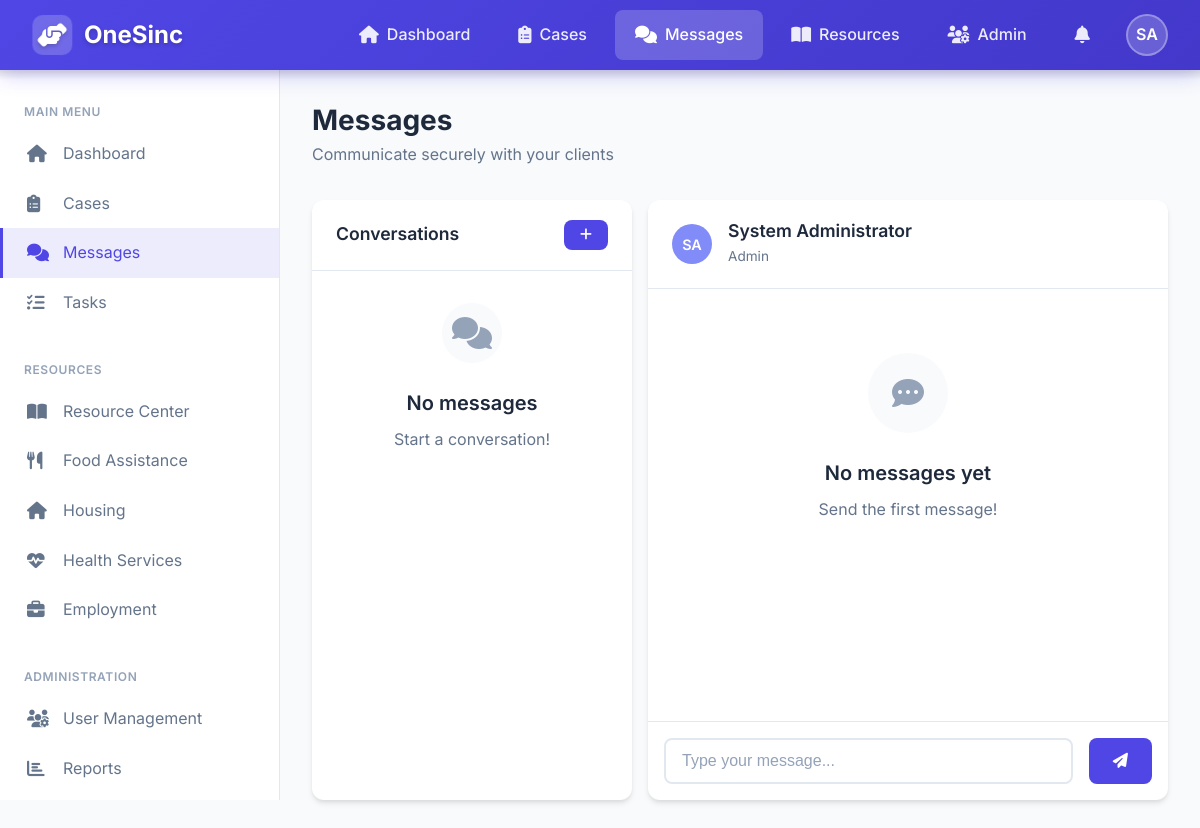
The app's page /messages.php?to=1 (signed in) with its own data.
### tables this page shows
CREATE TABLE IF NOT EXISTS users (
    id INT PRIMARY KEY AUTO_INCREMENT,
    email VARCHAR(255) UNIQUE NOT NULL,
    password_hash VARCHAR(255) NOT NULL,
    first_name VARCHAR(100) NOT NULL,
    last_name VARCHAR(100) NOT NULL,
    phone VARCHAR(20),
    role ENUM('client', 'helper', 'admin') DEFAULT 'client',
    profile_image VARCHAR(255),
    language_preference VARCHAR(10) DEFAULT 'en',
    accessibility_settings JSON,
    is_active BOOLEAN DEFAULT TRUE,
    email_verified BOOLEAN DEFAULT FALSE,
    created_at TIMESTAMP DEFAULT CURRENT_TIMESTAMP,
    updated_at TIMESTAMP DEFAULT CURRENT_TIMESTAMP ON UPDATE CURRENT_TIMESTAMP,
    last_login TIMESTAMP NULL
);

### includes/functions.php (called while the page is built, shortened)
<?php
function getCurrentUserRole() {
    return $_SESSION['user_role'] ?? null;
}
function getInitials($user) {
    $first = !empty($user['first_name']) ? substr($user['first_name'], 0, 1) : '';
    $last = !empty($user['last_name']) ? substr($user['last_name'], 0, 1) : '';
    $initials = strtoupper($first . $last);
    return $initials ?: '?';
}
function splitFullName($fullName) {
    $parts = explode(' ', trim($fullName));
    return [
        'first_name' => $parts[0] ?? '',
        'last_name' => isset($parts[1]) ? implode(' ', array_slice($parts, 1)) : ''
    ];
}

### config/database.php (called while the page is built, shortened)
<?php
function getDBConnection() {
    static $pdo = null;
    if ($pdo === null) {
        $dsn = "mysql:host=" . DB_HOST . ";dbname=" . DB_NAME . ";charset=" . DB_CHARSET;
        try {
            $pdo = new PDO($dsn, DB_USER, DB_PASS, PDO_OPTIONS);
        } catch (PDOException $e) {
            error_log("Database connection failed: " . $e->getMessage());
            return null;
        }
    }
    return $pdo;
}
function executeQuery($sql, $params = []) {
    $pdo = getDBConnection();
    try {
        $stmt = $pdo->prepare($sql);
        $stmt->execute($params);
        return $stmt;
    } catch (PDOException $e) {
        error_log("Query execution failed: " . $e->getMessage());
        return false;
    }
}

### includes/auth.php (called while the page is built, shortened)
<?php
require_once __DIR__ . '/../config/database.php';
function getUserById($userId) {
    $sql = "SELECT * FROM users WHERE id = ?";
    $stmt = executeQuery($sql, [$userId]);
    return $stmt ? $stmt->fetch() : false;
}

### messages.php (the view, shortened to what this page needs)
<?php
$userId = getCurrentUserId();
$sql = "SELECT
            CASE WHEN sender_id = ? THEN receiver_id ELSE sender_id END as contact_id,
            MAX(created_at) as last_message_time,
            SUM(CASE WHEN receiver_id = ? AND is_read = FALSE THEN 1 ELSE 0 END) as unread_count
        FROM messages
        WHERE sender_id = ? OR receiver_id = ?
        GROUP BY contact_id
        ORDER BY last_message_time DESC";
$stmt = executeQuery($sql, [$userId, $userId, $userId, $userId]);
$conversations = $stmt ? $stmt->fetchAll() : [];
$viewConversation = isset($_GET['to']) ? (int)$_GET['to'] : null;
$conversationMessages = [];
$contactUser = null;
if ($viewConversation) {
    $contactUser = getUserById($viewConversation);
    $sql = "SELECT m.*, u.first_name, u.last_name
            FROM messages m
            LEFT JOIN users u ON m.sender_id = u.id
            WHERE (m.sender_id = ? AND m.receiver_id = ?) OR (m.sender_id = ? AND m.receiver_id = ?)
            ORDER BY m.created_at ASC";
    $stmt = executeQuery($sql, [$userId, $viewConversation, $viewConversation, $userId]);
    $conversationMessages = $stmt ? $stmt->fetchAll() : [];
}
include __DIR__ . '/templates/header.php';
?>
<div class="page-header">
    <h1 class="page-title">Messages</h1>
    <p class="page-subtitle">Communicate securely with your <?php echo $userRole === ROLE_CLIENT ? 'helpers' : 'clients'; ?></p>
</div>
<div class="d-flex gap-2" style="height: calc(100vh - 200px); min-height: 500px;">
    <div class="card" style="width: 320px; display: flex; flex-direction: column;">
        <div class="card-header">
            <h3 class="card-title">Conversations</h3>
            <button class="btn btn-sm btn-primary" data-modal="new-message-modal">
                <i class="fas fa-plus"></i>
            </button>
        </div>
        <div class="card-body p-0" style="flex: 1; overflow-y: auto;">
            <?php if (empty($conversations)): ?>
                <div class="empty-state" style="padding: 2rem;">
                    <div class="empty-icon" style="width: 60px; height: 60px;"><i class="fas fa-comments"></i></div>
                    <div class="empty-title">No messages</div>
                    <div class="empty-desc">Start a conversation!</div>
                </div>
            <?php endif; ?>
        </div>
    </div>
    <div class="card flex-1" style="display: flex; flex-direction: column;">
        <?php if ($viewConversation && $contactUser): ?>
            <div class="card-header">
                <div class="d-flex align-center gap-2">
                    <div class="avatar">
                        <?php echo getInitials(['first_name' => $contactUser['first_name'], 'last_name' => $contactUser['last_name']]); ?>
                    </div>
                    <div>
                        <h3 class="card-title" style="margin: 0;"><?php echo htmlspecialchars($contactUser['first_name'] . ' ' . $contactUser['last_name']); ?></h3>
                        <span style="font-size: 0.85rem; color: var(--text-secondary);"><?php echo ucfirst($contactUser['role']); ?></span>
                    </div>
                </div>
            </div>
            <div class="card-body chat-messages" style="flex: 1; overflow-y: auto;">
                <?php if (empty($conversationMessages)): ?>
                    <div class="empty-state">
                        <div class="empty-icon"><i class="fas fa-comment-dots"></i></div>
                        <div class="empty-title">No messages yet</div>
                        <div class="empty-desc">Send the first message!</div>
                    </div>
                <?php endif; ?>
            </div>
            <div class="chat-input">
                <form method="POST" class="d-flex gap-2 w-100">
                    <input type="text" name="content" class="form-control" placeholder="Type your message..." required autocomplete="off">
                    <button type="submit" class="btn btn-primary">
                        <i class="fas fa-paper-plane"></i>
                    </button>
                </form>
            </div>
        <?php endif; ?>
    </div>
</div>
<?php include __DIR__ . '/templates/footer.php'; ?>

### templates/header.php (shortened to what this page needs)
<?php
$currentPage = basename($_SERVER['PHP_SELF'], '.php');
$userRole = getCurrentUserRole();
$userName = $_SESSION['user_name'] ?? 'User';
?>
<!DOCTYPE html>
<html lang="en">
<head>
    <link href="https://fonts.cdnfonts.com/css/opendyslexic" rel="stylesheet">
    <link rel="stylesheet" href="https://cdnjs.cloudflare.com/ajax/libs/font-awesome/6.4.0/css/all.min.css">
    <link rel="stylesheet" href="css/style.css">
</head>
<body>
    <nav class="navbar">
        <a href="dashboard.php" class="navbar-brand">
            <div class="navbar-brand-icon">
                <i class="fas fa-hands-helping"></i>
            </div>
            <span><?php echo APP_NAME; ?></span>
        </a>
        <div class="navbar-menu">
            <a href="dashboard.php" class="navbar-item <?php echo $currentPage === 'dashboard' ? 'active' : ''; ?>">
                <i class="fas fa-home"></i>
                <span>Dashboard</span>
            </a>
            <a href="requests.php" class="navbar-item <?php echo $currentPage === 'requests' ? 'active' : ''; ?>">
                <i class="fas fa-clipboard-list"></i>
                <span><?php echo $userRole === ROLE_CLIENT ? 'My Requests' : 'Cases'; ?></span>
            </a>
            <a href="messages.php" class="navbar-item <?php echo $currentPage === 'messages' ? 'active' : ''; ?>">
                <i class="fas fa-comments"></i>
                <span>Messages</span>
            </a>
            <a href="resources.php" class="navbar-item <?php echo $currentPage === 'resources' ? 'active' : ''; ?>">
                <i class="fas fa-book-open"></i>
                <span>Resources</span>
            </a>
            <?php if ($userRole === ROLE_ADMIN): ?>
                <a href="admin/users.php" class="navbar-item">
                    <i class="fas fa-users-cog"></i>
                    <span>Admin</span>
                </a>
            <?php endif; ?>
            <a href="notifications.php" class="navbar-item <?php echo $currentPage === 'notifications' ? 'active' : ''; ?>">
                <i class="fas fa-bell"></i>
            </a>
        </div>
        <div class="user-menu">
            <div class="user-avatar" data-dropdown="user-dropdown">
                <?php echo getInitials(splitFullName($userName)); ?>
            </div>
        </div>
    </nav>
    <aside class="sidebar">
        <div class="sidebar-section">
            <div class="sidebar-title">Main Menu</div>
            <ul class="sidebar-nav">
                <li>
                    <a href="dashboard.php" class="sidebar-link <?php echo $currentPage === 'dashboard' ? 'active' : ''; ?>">
                        <i class="fas fa-home"></i> Dashboard
                    </a>
                </li>
                <li>
                    <a href="requests.php" class="sidebar-link <?php echo $currentPage === 'requests' ? 'active' : ''; ?>">
                        <i class="fas fa-clipboard-list"></i> <?php echo $userRole === ROLE_CLIENT ? 'My Requests' : 'Cases'; ?>
                    </a>
                </li>
                <li>
                    <a href="messages.php" class="sidebar-link <?php echo $currentPage === 'messages' ? 'active' : ''; ?>">
                        <i class="fas fa-comments"></i> Messages
                    </a>
                </li>
                <li>
                    <a href="tasks.php" class="sidebar-link <?php echo $currentPage === 'tasks' ? 'active' : ''; ?>">
                        <i class="fas fa-tasks"></i> Tasks
                    </a>
                </li>
            </ul>
        </div>
        <div class="sidebar-section">
            <div class="sidebar-title">Resources</div>
            <ul class="sidebar-nav">
                <li>
                    <a href="resources.php" class="sidebar-link <?php echo $currentPage === 'resources' ? 'active' : ''; ?>">
                        <i class="fas fa-book-open"></i> Resource Center
                    </a>
                </li>
                <li>
                    <a href="resources.php?category=food" class="sidebar-link">
                        <i class="fas fa-utensils"></i> Food Assistance
                    </a>
                </li>
                <li>
                    <a href="resources.php?category=housing" class="sidebar-link">
                        <i class="fas fa-home"></i> Housing
                    </a>
                </li>
                <li>
                    <a href="resources.php?category=health" class="sidebar-link">
                        <i class="fas fa-heartbeat"></i> Health Services
                    </a>
                </li>
                <li>
                    <a href="resources.php?category=employment" class="sidebar-link">
                        <i class="fas fa-briefcase"></i> Employment
                    </a>
                </li>
            </ul>
        </div>
        <?php if ($userRole === ROLE_ADMIN): ?>
        <div class="sidebar-section">
            <div class="sidebar-title">Administration</div>
            <ul class="sidebar-nav">
                <li>
                    <a href="admin/users.php" class="sidebar-link">
                        <i class="fas fa-users-cog"></i> User Management
                    </a>
                </li>
                <li>
                    <a href="admin/reports.php" class="sidebar-link">
                        <i class="fas fa-chart-bar"></i> Reports
                    </a>
                </li>
                <li>
                    <a href="admin/settings.php" class="sidebar-link">
                    </a>
                </li>
            </ul>
        </div>
        <?php endif; ?>
    </aside>
    <main class="main-content">

### records on screen
users: getInitials(splitFullName($userName)) "SA", first_name+last_name "SA", first_name+last_name "System Administrator", role "Admin"

### other values on screen
APP_NAME "OneSinc"
